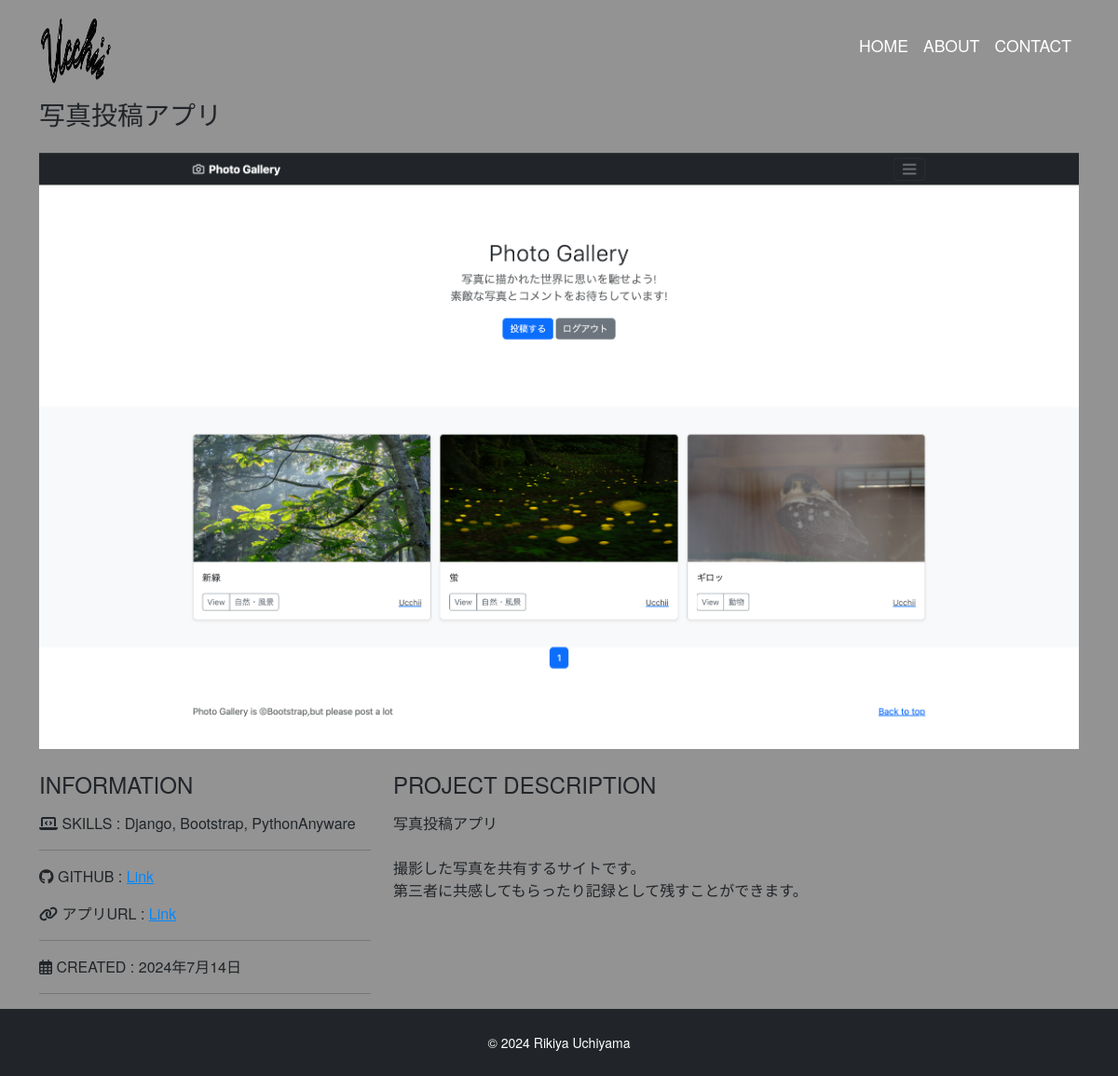
/detail/8/, run on the app's committed database.
### app/models.py (models this page shows, shortened)
class Work(models.Model):
    title = models.CharField(
        'タイトル',
        max_length=100
        )
    image = models.ImageField(
        upload_to='images',
        verbose_name='イメージ画像'
        )
    thumbnail = models.ImageField(
        upload_to='images',
        verbose_name='サムネイル画像',
        null=True,
        blank=True
        )
    skill = models.CharField(
        'スキル',
        max_length=100
        )
    url = models.CharField(
        'URL',
        max_length=100,
        null=True,
        blank=True
        )
    url2 = models.CharField(
        'URL2',
        max_length=100,
        null=True,
        blank=True
        )
    created = models.DateField('作成日')
    description = models.TextField('説明') # 長い文字列

### app/views.py (the view)
# urls.py: path('detail/<int:pk>/', views.DetailView.as_view(), name='detail'),
class DetailView(View):
    def get(self, request, *args, **kwargs):
        work_data = Work.objects.get(id=self.kwargs['pk'])
        return render(request, 'detail.html', {
            'work_data':work_data
        })

### app/templates/detail.html
{% extends 'base.html' %}
{% block content %}
<h3 class="mb-4">{{ work_data.title }}</h3>
<div class="card top mb-4">
    <img src="{{ work_data.image.url }}" alt="">
</div>
<div class="row">
    <div class="col-sm-4">
        <h4 class="mb-3">INFORMATION</h4>
        <p>
            <i class="fas fa-laptop-code mr-2"></i>
            <span class="font-weight-bolder">SKILLS : </span>
            {{ work_data.skill }}
        </p>
        <hr>
        <p>
            {% if work_data.url %}
                {% if 'github.com' in work_data.url %}
                    <i class="fab fa-github mr-2"></i>
                    <span class="font-weight-bolder">GITHUB : </span>
                    <a href="{{ work_data.url }}" target="_blank" class="link-color">Link</a>
                {% elif 'google' in work_data.url %}
                    <i class="fab fa-gcp mr-2"></i>
                    <span class="font-weight-bolder">GCP : </span>
                    <a href="{{ work_data.url }}" target="_blank" class="link-color">Cloud Functions</a>
                {% endif %}
            {% else %}
                webサイトはございません。
            {% endif %}
        </p>
        <p>
            {% if work_data.url2 %}
                {% if 'png' in work_data.url2 %}
                    <i class="fa-solid fa-qrcode"></i>
                    <span class="font-weight-bolder">LineQRコード : </span>
                    <a href="{{ work_data.url2 }}"
                    target="_blank"
                    class="link-color">Link</a>
                {% else %}
                    <i class="fa-solid fa-link"></i>
                    <span class="font-weight-bolder">アプリURL : </span>
                    <a href="{{ work_data.url2 }}"
                    target="_blank"
                    class="link-color">Link</a>
                {% endif %}
            {% else %}
                webサイトはございません。
            {% endif %}
        </p>
        <hr>
        <p>
            <i class="far fa-calendar-alt mr-2"></i>
            <span class="font-weight-bolder">CREATED : </span>
            {{ work_data.created }}
        </p>
        <hr>
    </div>
    <div class="col-sm-8 mb-5">
        <h4 class="mb-3">PROJECT DESCRIPTION</h4>
        <p>{{ work_data.description | linebreaksbr}}</p>
    </div>
</div>
{% endblock %}

### static/css/style.css (style rules this page uses)
* { margin: 0; padding: 0; box-sizing: border-box; }
body { background: rgb(147, 147, 147); display: flex; flex-flow: column; min-height: 100vh; font-family: "Helvetica Neue", Arial, "Hiragino Kaku Gothic ProN", "Hiragino Sans", Meiryo, sans-serif; }
.top img { object-fit: cover; height: 640px; }
.link-color { color: #0088ff; }
.card { border: none; }

### data on the page
Work: title "写真投稿アプリ", image (picture), skill "Django, Bootstrap, PythonAnyware", created "2024年7月14日", description "写真投稿アプリ 撮影した写真を共有するサイトです。 第三者に共感してもらったり記録として残すことができます。"
